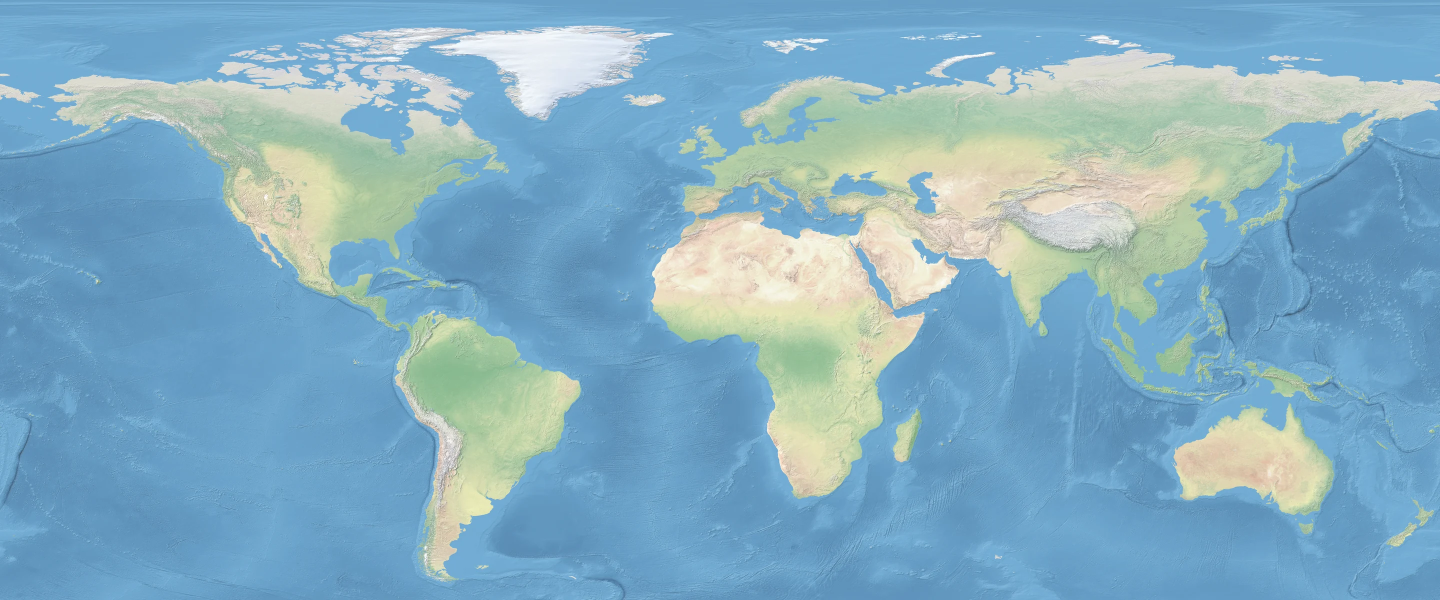
#> input picture assets/natural-world.webp, 2880 x 1200 px (shown at 1/2 size); its folder holds 4 pictures in this run
$ python mercator.py
#> lines starting #> are read from the running program, lines starting #| are printed output that depends on the picture
#> in convert_overviews, im is the input picture: PIL image 2880x1200 RGB; mean R, G, B 132.5, 174.5, 194.6
"""Reproject equirectangular world rasters (90N..60S) to the Mercator frame used by the app.

Mercator is the projection of the original planisphere; only rows move, so a column
stays a meridian. The frame is 84N..60S, 180W..180E (about 1.47:1). Idempotent: an
image that is not 2.4:1 is assumed to be converted already and is left untouched.
Usage: python3 scripts/mercator.py   (converts the world assets in place)
"""
import math
from pathlib import Path
import numpy as np
from PIL import Image
ROOT=Path(__file__).resolve().parents[1]
SRC_TOP,SRC_BOTTOM,TOP,BOTTOM=90,-60,84,-60
m=lambda lat:math.log(math.tan(math.pi/4+math.radians(lat)/2))
def height(width):return round(width/(2*math.pi)*(m(TOP)-m(BOTTOM)))
def to_mercator(im):
 a=np.asarray(im.convert('RGB')).astype(np.float32);sh,w=a.shape[:2];h=height(w)
#> after `sh, w = a.shape[:2]`: sh = 1200; w = 2880
#> after `h = height(w)`: h = 1955
 merc=m(TOP)-(np.arange(h)+.5)/h*(m(TOP)-m(BOTTOM));lat=np.degrees(np.arctan(np.sinh(merc)))
 sy=np.clip((SRC_TOP-lat)/(SRC_TOP-SRC_BOTTOM)*sh-.5,0,sh-1);y0=np.floor(sy).astype(int);y1=np.minimum(y0+1,sh-1);t=(sy-y0)[:,None,None]
#> after `sy = np.clip((SRC_TOP - lat) / (SRC_TOP - SRC_BOTTOM) * sh - 0.5, 0, s`: sy = 1955 values from 47.55 to 1199
#> after `y0 = np.floor(sy).astype(int)`: y0 = 1955 values from 47 to 1199
#> after `y1 = np.minimum(y0 + 1, sh - 1)`: y1 = 1955 values from 48 to 1199
 return Image.fromarray(np.clip(a[y0]*(1-t)+a[y1]*t+.5,0,255).astype(np.uint8))
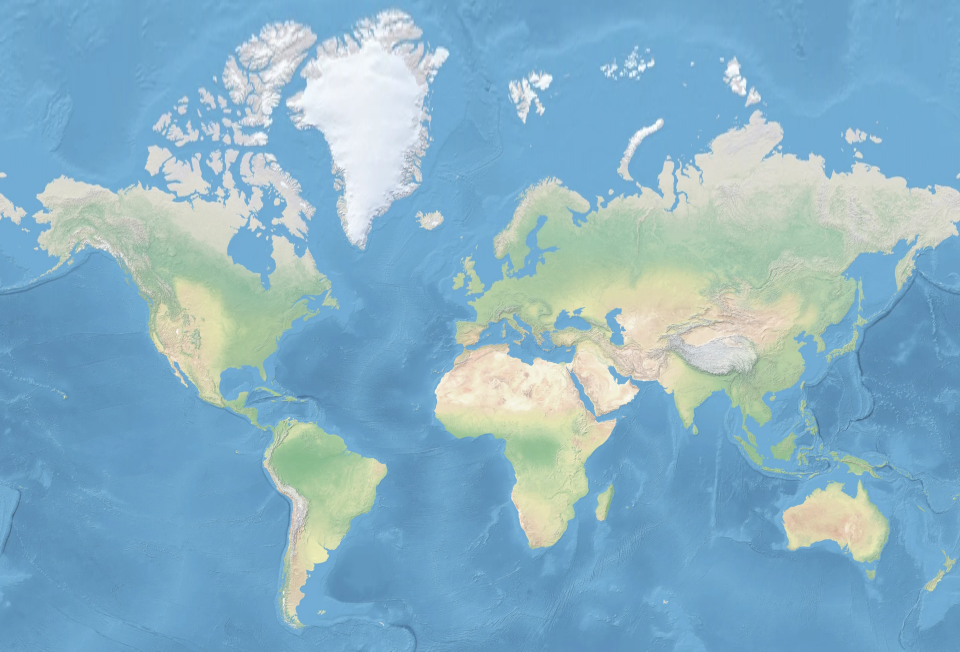
#> returned value: PIL image 2880x1955 RGB (shown at 1/3 size); mean R, G, B 135.7, 177.4, 198.5
def is_equirect(size):return abs(size[0]/size[1]-2.4)<.01
def convert_overviews():
 for name in ['natural-world','terrain-world']:
  p=ROOT/f'assets/{name}.webp';im=Image.open(p)
  if is_equirect(im.size):to_mercator(im).save(p,quality=88,method=6);print(name,'->',height(im.size[0]))
#| natural-world -> 1955
def tile(im,out,cols=8,rows=6):
 out.mkdir(parents=True,exist_ok=True);w,h=im.size
 for old in out.glob('*.webp'):old.unlink()
 for row in range(rows):
  for col in range(cols):im.crop((col*w//cols,row*h//rows,(col+1)*w//cols,(row+1)*h//rows)).save(out/f'{col}-{row}.webp',quality=90,method=6)
def convert_tiles(cols=8,rows=4):
 d=ROOT/'assets/terrain/world';first=Image.open(d/'0-0.webp');tw,th=first.size
 if not is_equirect((tw*cols,th*rows)) or len(list(d.glob('*.webp')))!=cols*rows:return
 full=Image.new('RGB',(tw*cols,th*rows))
 for r in range(rows):
  for c in range(cols):full.paste(Image.open(d/f'{c}-{r}.webp').convert('RGB'),(c*tw,r*th))
 merc=to_mercator(full);print('tiles',merc.size);tile(merc,d)
if __name__=='__main__':
#> (the run stopped early here; a loop or call above may not have finished)
